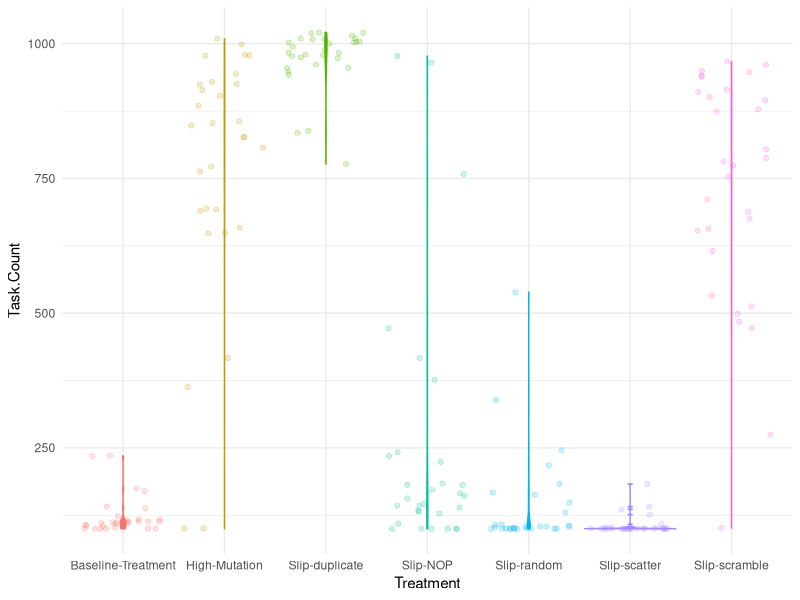
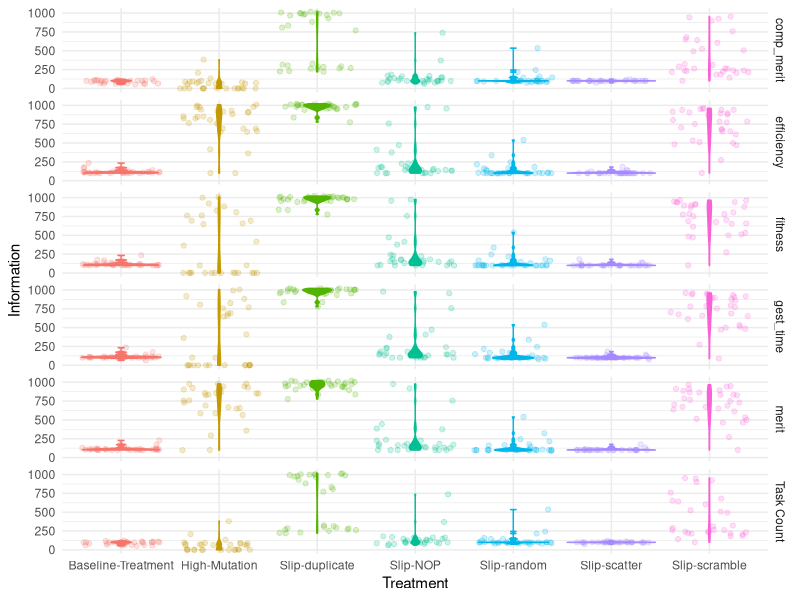
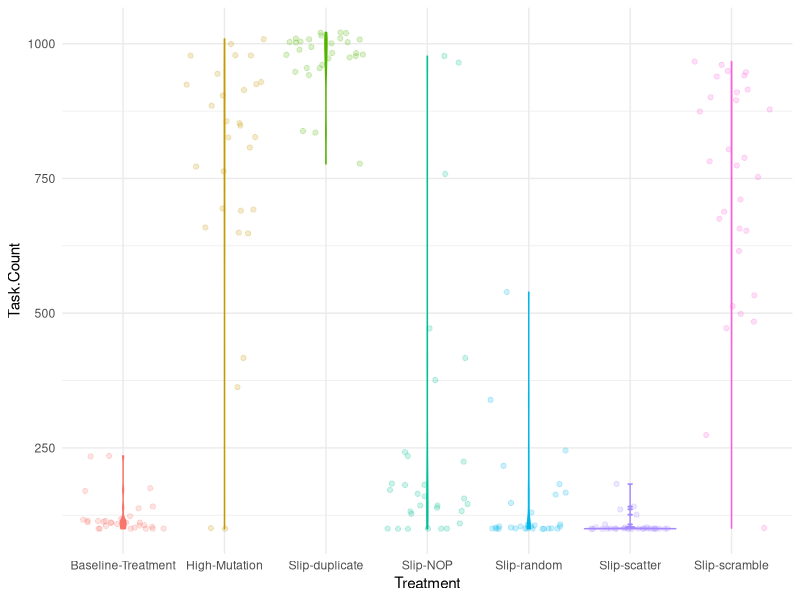
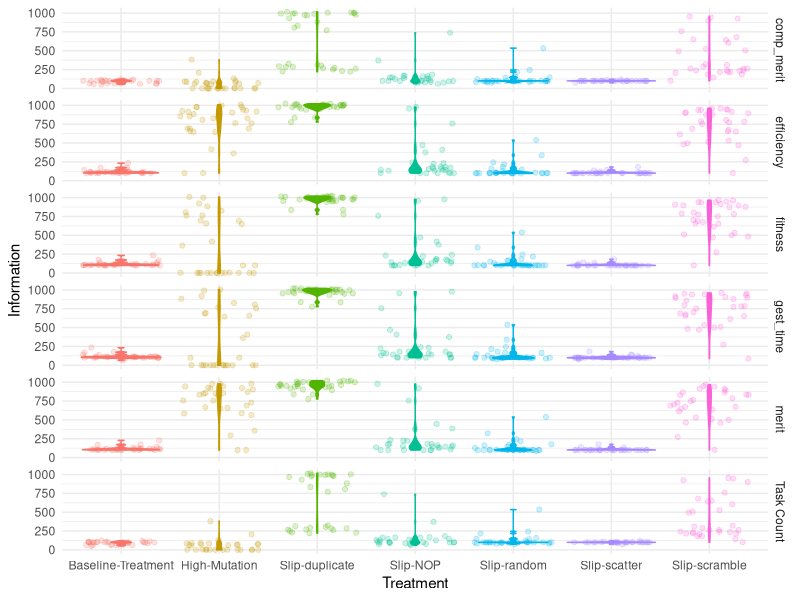

The R source for these figures, in order:
## ---- chunk 1
library(ggplot2)
setwd("/Users/cameronhaynes/Documents/VSCodeGitProjects/AvidaGeneDupe/experiments/2022-3-29-PaperDuplication/TidiedData")
data <- read.csv("FinalDominantGenomeLengths.csv")
names(data)
ggplot(data,aes(x=Treatment,y=Task.Count,color=Treatment,fill=Treatment)) + #Add color=Replicate with a replicate column to plot each curve seperately 
  geom_violin() +
  geom_jitter(alpha = 0.2) +
  theme_minimal() +
  theme(legend.position = 'none')#+ facet_grid(Treatment~.) # Uncomment to plot faceted by treatment

ggsave("LalejiniEtAlReplicationFinalDominantGenomeLengthsViolin.pdf")
## ---- chunk 2
library(ggplot2)
setwd("/Users/cameronhaynes/Documents/VSCodeGitProjects/AvidaGeneDupe/experiments/2022-3-29-PaperDuplication/TidiedData")
data <- read.csv("FinalDominantInfo.csv")
names(data)
ggplot(data,aes(x=Treatment,y=Information,color=Treatment,fill=Treatment)) + #Add color=Replicate with a replicate column to plot each curve seperately 
  geom_violin() +
  geom_jitter(alpha = 0.2) +
  theme_minimal() +
  theme(legend.position = 'none') + facet_grid(Information.Type~.) # Uncomment to plot faceted by treatment

ggsave("LalejiniEtAlReplicationFinalDominantInfo.pdf")
